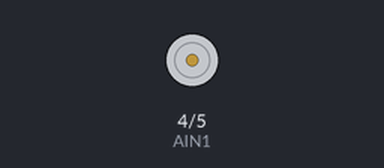
This sketch was run on a simulated Arduino Uno, built with avr-gcc and run on an emulated ATmega328P. Shown: motor-driver pin pairs drawn as motors (green arrow = first pin HIGH = forward, orange = second pin HIGH = backward, longer = more drive). What the sketch prints to the serial monitor is not drawn.

Above: at 0.6 s.
At 2.5 s:
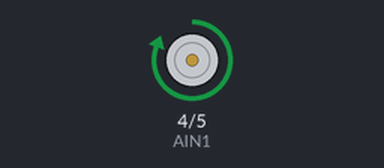
Timing chart, 0 to 6.7 s (numbered marks = the images above):
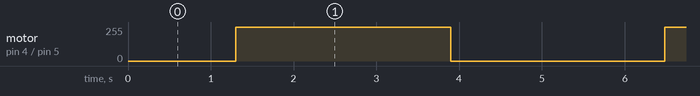

Measured:
- by itself, motor on pin 4 (AIN1) / pin 5 (AIN2): alternates forward 255/255 for 2.6 s and stopped for 2.6 s

The sketch:

PWM_control_9V_to_a_pump.ino
```cpp
#define AIN1 4
#define AIN2 5
int i;

void setup() {
  Serial.begin(9600);

  pinMode(AIN1,OUTPUT);
  pinMode(AIN2,OUTPUT);
}

void loop() {
  for(int i=0; i<255; i++){
    analogWrite(AIN1, i);
    delay(10);
    Serial.println(i);
  }
  for(int i=255; i>0; i--){
    analogWrite(AIN1, i);
    delay(10);
    Serial.println(i);

  }
}
```
